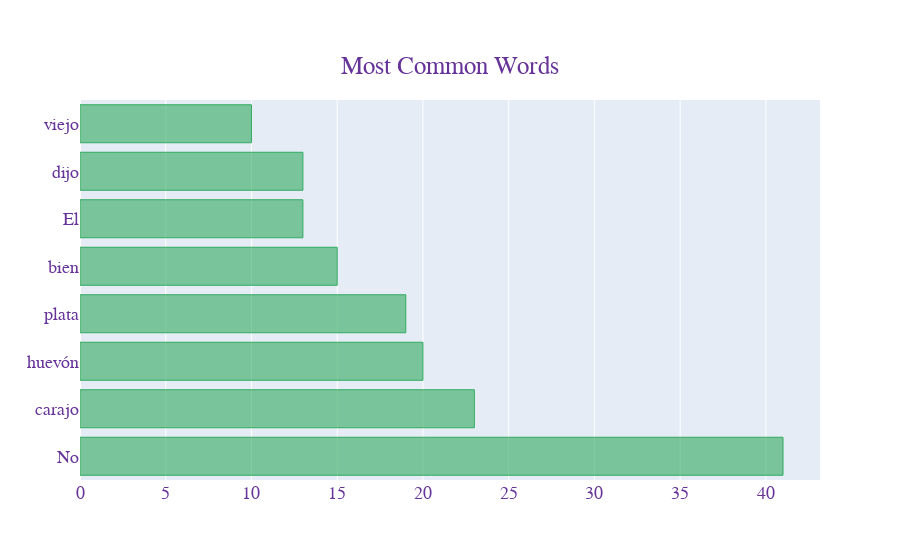

The code cell stored with this chart in its notebook:
### Code cell
from collections import Counter, defaultdict

import nltk
nltk.download('stopwords')
from nltk.corpus import stopwords
stopWords_nltk = set(stopwords.words('spanish'))

texts = df['tokenized_text']
new = texts.str.split()
new = new.values.tolist()
corpus = [word for i in new for word in i]
counter = Counter(corpus)
most = counter.most_common()
x, y = [], []
for word, count in most[:30]:
    if word not in stopWords_nltk:
        x.append(word)
        y.append(count)

fig = go.Figure(go.Bar(
            x=y,
            y=x,
            orientation='h',  marker=dict(
        color='rgba(50, 171, 96, 0.6)',
        line=dict(
            color='rgba(50, 171, 96, 1.0)',
            width=1),
    ),
    name='Most common Word',))

fig.update_layout( title={
        'text': "Most Common Words",
        'y':0.9,
        'x':0.5,
        'xanchor': 'center',
        'yanchor': 'top'}, font=dict(
        family="Courier New, monospace",
        size=18,
        color="RebeccaPurple"
    ))

fig.show()

### Figure 1 — Plotly figure (JSON) as saved in the notebook; plotly's stock layout.template omitted (floating-point values rounded to 4 significant figures)
{"data": [{"marker": {"color": "rgba(50, 171, 96, 0.6)", "line": {"color": "rgba(50, 171, 96, 1.0)", "width": 1}}, "name": "Most common Word", "orientation": "h", "type": "bar", "x": [41, 23, 20, 19, 15, 13, 13, 10], "y": ["No", "carajo", "huevón", "plata", "bien", "El", "dijo", "viejo"]}], "layout": {"font": {"color": "RebeccaPurple", "family": "Courier New, monospace", "size": 18}, "title": {"text": "Most Common Words", "x": 0.5, "xanchor": "center", "y": 0.9, "yanchor": "top"}}}
